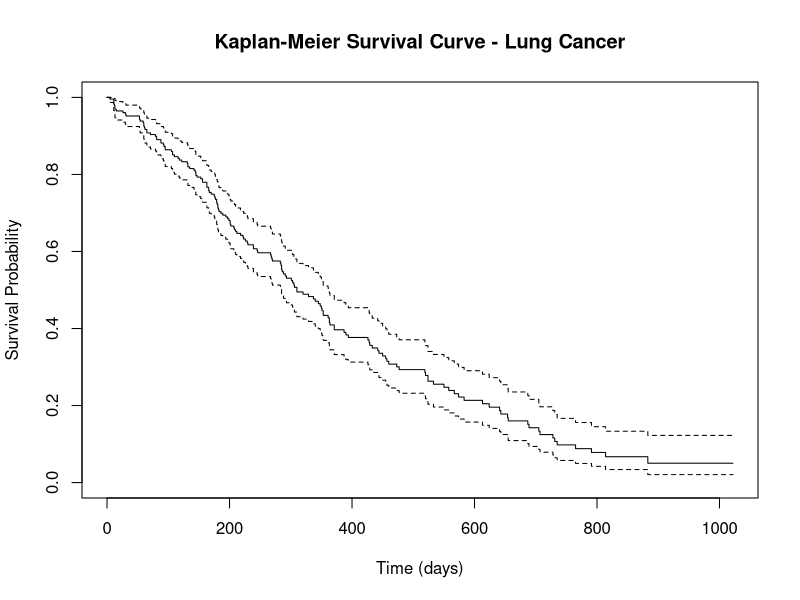
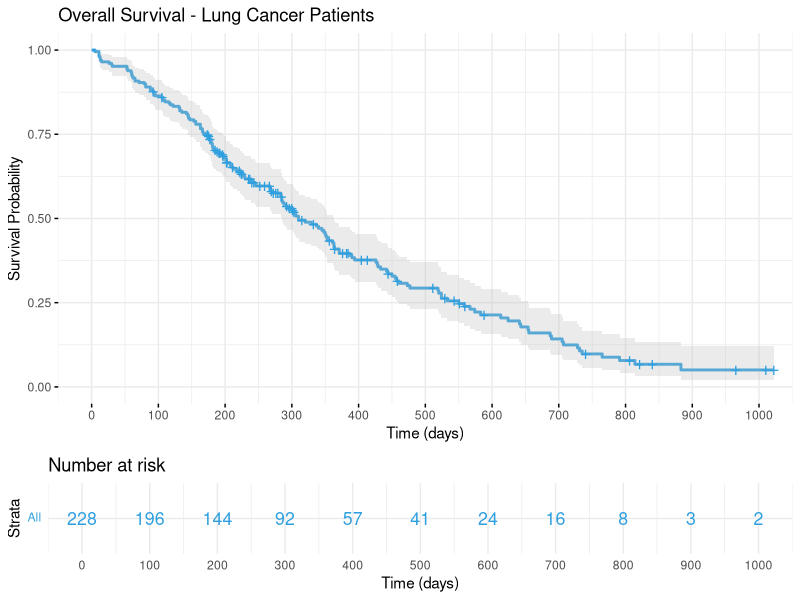
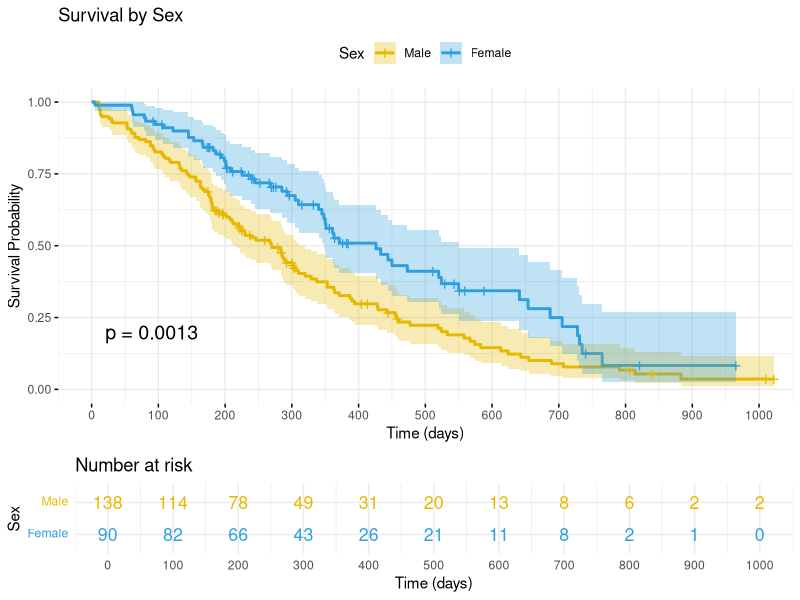

The R source for these figures, in order: (Note: this script raises an error after producing the figures.)
# Load required packages
# If not installed, run: install.packages(c("survival", "survminer"))
library(survival)
library(survminer)
library(dplyr)
library(ggplot2)

# ==============================================================================
# 1. LOAD AND EXPLORE THE DATA
# ==============================================================================

# We'll use the 'lung' dataset from the survival package
# This is a real dataset from the North Central Cancer Treatment Group
data(lung)

# View first few rows
head(lung)

# Check structure
str(lung)

# Summary statistics
summary(lung)

# Data description:
# inst: Institution code
# time: Survival time in days
# status: censoring status (1=censored, 2=dead)
# age: Age in years
# sex: Male=1, Female=2
# ph.ecog: ECOG performance score (0=good, 5=dead)
# ph.karno: Karnofsky performance score (0=bad, 100=good)
# pat.karno: Karnofsky performance score rated by patient
# meal.cal: Calories consumed at meals
# wt.loss: Weight loss in last six months

# Check for missing data
colSums(is.na(lung))

# ==============================================================================
# 2. DATA PREPARATION
# ==============================================================================

# Create a working dataset
lung_clean <- lung %>%
  # Recode status: survival package expects 0=censored, 1=event
  # Original data has 1=censored, 2=dead, so we subtract 1
  mutate(
    death = status - 1,  # 0 = censored, 1 = dead
    sex_f = factor(sex, levels = 1:2, labels = c("Male", "Female")),
    ph.ecog_f = factor(ph.ecog),
    age_group = cut(age, breaks = c(0, 60, 70, 100), 
                    labels = c("≤60", "61-70", ">70"))
  ) %>%
  # Remove rows with missing key variables
  filter(!is.na(time), !is.na(death), !is.na(sex))

# Check the cleaned data
dim(lung_clean)
summary(lung_clean)

# ==============================================================================
# 3. CREATE SURVIVAL OBJECT
# ==============================================================================

# The Surv() function creates a survival object
# Format: Surv(time, event)
surv_obj <- Surv(time = lung_clean$time, event = lung_clean$death)

# View first few survival objects
head(surv_obj)
# "+" indicates censored observations

# Summary of survival object
summary(surv_obj)

# ==============================================================================
# 4. KAPLAN-MEIER SURVIVAL CURVES
# ==============================================================================

# 4.1 Overall Survival Curve
# --------------------------

# Fit Kaplan-Meier survival curve
km_fit <- survfit(Surv(time, death) ~ 1, data = lung_clean)

# Print summary
print(km_fit)

# Detailed summary at specific time points
summary(km_fit, times = c(0, 100, 200, 300, 400, 500, 600, 700))

# Median survival time with confidence interval
print(km_fit)

# Basic plot
plot(km_fit, 
     xlab = "Time (days)", 
     ylab = "Survival Probability",
     main = "Kaplan-Meier Survival Curve - Lung Cancer",
     conf.int = TRUE)

# Enhanced plot using survminer
ggsurvplot(
  km_fit,
  data = lung_clean,
  conf.int = TRUE,
  risk.table = TRUE,
  risk.table.col = "strata",
  ggtheme = theme_minimal(),
  palette = "#2E9FDF",
  title = "Overall Survival - Lung Cancer Patients",
  xlab = "Time (days)",
  ylab = "Survival Probability",
  break.time.by = 100,
  legend = "none"
)

# 4.2 Survival by Sex
# -------------------

# Fit KM curves stratified by sex
km_sex <- survfit(Surv(time, death) ~ sex_f, data = lung_clean)

# Print summary
print(km_sex)

# Summary at specific times
summary(km_sex, times = c(100, 200, 300, 400, 500))

# Enhanced plot
ggsurvplot(
  km_sex,
  data = lung_clean,
  conf.int = TRUE,
  pval = TRUE,              # Add log-rank p-value
  risk.table = TRUE,
  risk.table.col = "strata",
  legend.labs = c("Male", "Female"),
  legend.title = "Sex",
  palette = c("#E7B800", "#2E9FDF"),
  title = "Survival by Sex",
  xlab = "Time (days)",
  ylab = "Survival Probability",
  break.time.by = 100,
  ggtheme = theme_minimal()
)

# 4.3 Survival by Age Group
# --------------------------

# Remove missing age groups
lung_age <- lung_clean %>% filter(!is.na(age_group))

# Fit KM curves stratified by age group
km_age <- survfit(Surv(time, death) ~ age_group, data = lung_age)

# Print summary
print(km_age)

# Enhanced plot
ggsurvplot(
  km_age,
  data = lung_age,
  conf.int = TRUE,
  pval = TRUE,
  risk.table = TRUE,
  legend.labs = c("≤60 years", "61-70 years", ">70 years"),
  legend.title = "Age Group",
  palette = c("#00BA38", "#619CFF", "#F8766D"),
  title = "Survival by Age Group",
  xlab = "Time (days)",
  ylab = "Survival Probability",
  break.time.by = 100,
  ggtheme = theme_minimal()
)


# ==============================================================================
# 5. LOG-RANK TEST
# ==============================================================================

# 5.1 Compare Survival by Sex
# ----------------------------

# Perform log-rank test
logrank_sex <- survdiff(Surv(time, death) ~ sex_f, data = lung_clean)

# Print results
print(logrank_sex)

# Interpretation:
# - Chi-square statistic
# - Degrees of freedom
# - P-value
# - Observed vs Expected events in each group

# 5.2 Compare Survival by Age Group
# ----------------------------------

logrank_age <- survdiff(Surv(time, death) ~ age_group, data = lung_age)
print(logrank_age)


# 5.4 Pairwise Comparisons
# -------------------------

# For age groups, perform pairwise log-rank tests
pairwise_survdiff(Surv(time, death) ~ age_group, 
                  data = lung_age,
                  p.adjust.method = "bonferroni")

# ==============================================================================
# 6. COX PROPORTIONAL HAZARDS MODEL
# ==============================================================================

# 6.1 Univariable Cox Models
# ---------------------------

# Sex
cox_sex <- coxph(Surv(time, death) ~ sex_f, data = lung_clean)
summary(cox_sex)

# Age (continuous)
cox_age <- coxph(Surv(time, death) ~ age, data = lung_clean)
summary(cox_age)

# ECOG performance score
cox_ecog <- coxph(Surv(time, death) ~ ph.ecog, data = lung_clean)
summary(cox_ecog)

# Extract and display hazard ratios with CIs
# For sex
exp(coef(cox_sex))  # Hazard ratio
exp(confint(cox_sex))  # 95% CI

# 6.2 Multivariable Cox Model
# ----------------------------

# Prepare data without missing values for key variables
lung_complete <- lung_clean %>%
  filter(!is.na(age), !is.na(sex_f), !is.na(ph.ecog), !is.na(ph.karno))

# Fit multivariable model
cox_multi <- coxph(Surv(time, death) ~ age + sex_f + ph.ecog + ph.karno, 
                   data = lung_complete)

# Full summary
summary(cox_multi)

# Key components in summary:
# - Coefficients (log hazard ratios)
# - Hazard ratios (exp(coef))
# - 95% confidence intervals
# - P-values
# - Concordance index (C-index)
# - Likelihood ratio test, Wald test, Score test

# Extract hazard ratios and 95% CIs
hr_table <- data.frame(
  Variable = names(coef(cox_multi)),
  HR = exp(coef(cox_multi)),
  Lower_CI = exp(confint(cox_multi))[,1],
  Upper_CI = exp(confint(cox_multi))[,2],
  P_value = summary(cox_multi)$coefficients[,5]
)
print(hr_table)

# 6.3 Model with Interaction
# ---------------------------

# Test interaction between sex and ECOG score
cox_interaction <- coxph(Surv(time, death) ~ age + sex_f * ph.ecog + ph.karno, 
                         data = lung_complete)
summary(cox_interaction)

# Compare models using likelihood ratio test
anova(cox_multi, cox_interaction)

# ==============================================================================
# 7. INTERPRETING HAZARD RATIOS
# ==============================================================================

# Extract and interpret key hazard ratios from multivariable model

# 7.1 Sex Effect
# --------------
hr_sex <- exp(coef(cox_multi)["sex_fFemale"])
ci_sex <- exp(confint(cox_multi)["sex_fFemale",])

hr_sex
ci_sex

cat("\nSex (Female vs Male):\n")
cat("Hazard Ratio:", round(hr_sex, 3), "\n")
cat("95% CI:", round(ci_sex[1], 3), "-", round(ci_sex[2], 3), "\n")
cat("Interpretation: Females have", round((1-hr_sex)*100, 1), 
    "% lower hazard of death compared to males.\n")

# 7.2 Age Effect
# --------------
hr_age <- exp(coef(cox_multi)["age"])
hr_age_10 <- exp(coef(cox_multi)["age"] * 10)

cat("\nAge (per year):\n")
cat("Hazard Ratio:", round(hr_age, 3), "\n")
cat("Per 10 years:", round(hr_age_10, 3), "\n")
cat("Interpretation: Each additional year of age increases hazard by", 
    round((hr_age-1)*100, 2), "%.\n")
cat("A 10-year age difference corresponds to", 
    round((hr_age_10-1)*100, 1), "% increase in hazard.\n")

# 7.3 ECOG Score Effect
# ----------------------
hr_ecog <- exp(coef(cox_multi)["ph.ecog"])

cat("\nECOG Performance Score (per unit increase):\n")
cat("Hazard Ratio:", round(hr_ecog, 3), "\n")
cat("Interpretation: Each unit increase in ECOG score (worse performance)",
    "\nincreases hazard by", round((hr_ecog-1)*100, 1), "%.\n")

# ==============================================================================
# 8. MODEL DIAGNOSTICS
# ==============================================================================

# 8.1 Test Proportional Hazards Assumption
# -----------------------------------------

# Global test and individual tests for each covariate
ph_test <- cox.zph(cox_multi)
print(ph_test)

# Plot Schoenfeld residuals

# use ggcoxzph from survminer
ggcoxzph(ph_test)

# 8.2 Check Influential Observations
# -----------------------------------

# Plot dfbeta values (change in coefficient if observation removed)
ggcoxdiagnostics(cox_multi, type = "dfbeta",
                 linear.predictions = FALSE,
                 ggtheme = theme_minimal())

# 8.3 Check Linearity for Continuous Variables
# ---------------------------------------------

# Martingale residuals for age
ggcoxfunctional(Surv(time, death) ~ age + log(age) + sqrt(age), 
                data = lung_complete)

# ==============================================================================
# 9. VISUALIZING COX MODEL RESULTS
# ==============================================================================

# 9.1 Forest Plot
# ---------------

ggforest(cox_multi, data = lung_complete,
         main = "Hazard Ratios from Multivariable Cox Model",
         fontsize = 0.8)

# 9.2 Survival Curves from Cox Model
# -----------------------------------

# Plot adjusted survival curves for males vs females
# (adjusted for mean values of other covariates)
cox_sex_adjusted <- coxph(Surv(time, death) ~ sex_f + age + ph.ecog + ph.karno,
                          data = lung_complete)

# Create data for plotting
new_data <- data.frame(
  sex_f = factor(c("Male", "Female"), levels = c("Male", "Female")),
  age = rep(mean(lung_complete$age, na.rm = TRUE), 2),
  ph.ecog = rep(mean(lung_complete$ph.ecog, na.rm = TRUE), 2),
  ph.karno = rep(mean(lung_complete$ph.karno, na.rm = TRUE), 2)
)

# Predict survival curves
fit_adjusted <- survfit(cox_sex_adjusted, newdata = new_data)

# Plot
ggsurvplot(fit_adjusted, 
           data = lung_complete,
           conf.int = TRUE,
           legend.labs = c("Male (adjusted)", "Female (adjusted)"),
           legend.title = "Sex",
           palette = c("#E7B800", "#2E9FDF"),
           title = "Adjusted Survival Curves by Sex",
           subtitle = "Adjusted for age, ECOG, and Karnofsky score",
           xlab = "Time (days)",
           ylab = "Survival Probability",
           ggtheme = theme_minimal())

# ==============================================================================
# 10. ADDITIONAL ANALYSES
# ==============================================================================

# 10.1 Stratified Cox Model
# --------------------------

# If proportional hazards violated for a variable, stratify by it
# Example: stratify by institution
cox_stratified <- coxph(Surv(time, death) ~ age + sex_f + ph.ecog + 
                          strata(inst), 
                        data = lung_complete)
summary(cox_stratified)

# 10.2 Time-Dependent Coefficients
# ---------------------------------

# If proportional hazards violated, can model time-varying effect
# Example: interaction with time for sex
cox_time_varying <- coxph(Surv(time, death) ~ age + sex_f + ph.ecog + 
                            ph.karno + sex_f:time,
                          data = lung_complete)
summary(cox_time_varying)

# 10.3 Prediction
# ---------------

# Calculate risk scores for new patients
new_patients <- data.frame(
  age = c(50, 65, 75),
  sex_f = factor(c("Male", "Female", "Male"), levels = c("Male", "Female")),
  ph.ecog = c(0, 1, 2),
  ph.karno = c(90, 80, 70)
)

# Predict risk scores (linear predictor)
risk_scores <- predict(cox_multi, newdata = new_patients, type = "lp")
cat("\nRisk Scores (higher = worse prognosis):\n")
print(data.frame(new_patients, Risk_Score = risk_scores))

# Predict survival probabilities at specific times
surv_probs <- summary(survfit(cox_multi, newdata = new_patients), 
                      times = c(180, 365))
cat("\nPredicted Survival Probabilities:\n")
print(surv_probs)

# ==============================================================================
# 11. REPORTING RESULTS
# ==============================================================================

# Create a comprehensive results table
results_table <- data.frame(
  Characteristic = c("Age (per year)", "Sex (Female vs Male)", 
                     "ECOG Score", "Karnofsky Score"),
  N_Events = c(nrow(lung_complete), nrow(lung_complete), 
               nrow(lung_complete), nrow(lung_complete)),
  HR = round(exp(coef(cox_multi)), 3),
  CI_Lower = round(exp(confint(cox_multi))[,1], 3),
  CI_Upper = round(exp(confint(cox_multi))[,2], 3),
  P_Value = round(summary(cox_multi)$coefficients[,5], 4)
)

# Format for publication
results_table$HR_CI <- paste0(results_table$HR, " (", 
                              results_table$CI_Lower, "-", 
                              results_table$CI_Upper, ")")

# Final table
final_table <- results_table[, c("Characteristic", "HR_CI", "P_Value")]
print(final_table)

# ==============================================================================
# 12. SUMMARY STATISTICS FOR MANUSCRIPT
# ==============================================================================

cat("\n=== SUMMARY STATISTICS ===\n")
cat("Total patients:", nrow(lung_complete), "\n")
cat("Total deaths:", sum(lung_complete$death), "\n")
cat("Median follow-up (days):", median(lung_complete$time), "\n")
cat("Median survival (days):", 
    survfit(Surv(time, death) ~ 1, data = lung_complete)$median, "\n")

# By sex
cat("\n--- By Sex ---\n")
lung_complete %>%
  group_by(sex_f) %>%
  summarise(
    N = n(),
    Deaths = sum(death),
    Median_Survival = median(time),
    Mean_Age = round(mean(age), 1)
  ) %>%
  print()
